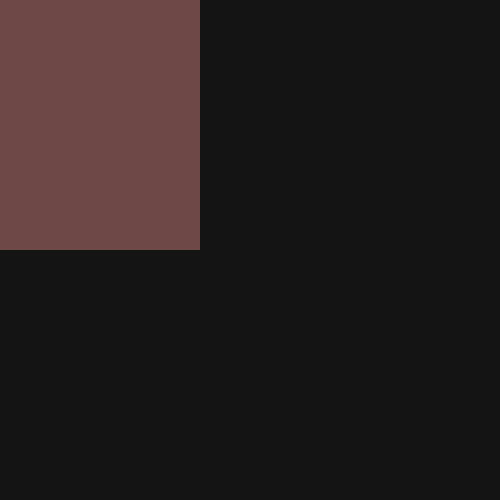
Frame 1 (no input)
Frame 60 (the mouse pressed at the canvas centre just before this capture): identical to frame 1, image omitted
Frame 120 (the mouse held since frame 60 and released just before this capture): identical to frame 1, image omitted

The Processing sketch that drew this single still picture (run headless with seeded random() and noise(); from frame 60 on, the mouse is pressed at the canvas centre):

// Processing sketch: mainButtons01
// ── mainButtons01.pde
//BUTTONS

int amt = 5;

int[] x1= new int[amt];
int[] x2= new int[amt];
int[] y1= new int[amt];
int[] y2= new int[amt];

color[] c = new color[amt];
color onClick;

void setup() {
  size(500, 500);
  background(20);
  rectMode(CORNERS);
  noStroke();

  //create positions for rects
  for (int i =0; i< amt; i++) {
    x1[i] = 0;
    x2[i] = 200;
    y1[i] = 50 *i;
    y2[i] = y1[i] + 50;
    c[i] = color( 250, 150, 150);
  }
}


void draw() {
  background(20);
  onClick = 100;

  int found = -1;//initial value to avoid conflict w array posiitons
  for (int i =0; i< amt; i++) {
    fill(c[i], onClick);
    rect(x1[i], y1[i], x2[i], y2[i]);

    //check mouse over
    if (mouseX>x1[i] && mouseX<x2[i] && mouseY>y1[i] && mouseY<y2[i] ) {//if the mouse position is inside the specific rect. 
      found = i;//select that specific rect
    }
  }

  //check if  is over specific rect
  if (found >=0) {//check if there is a specific rect available.
    if (mousePressed) {
      noFill();
      stroke(250);
      rect(x1[found], y1[found], x2[found], y2[found]);//select the specific rect founded
      noStroke();
    }//close if mousePressed
  }//close if found
}//CLOSE DRAW



/*
     -Educación
 espacio Público
 Privacidad
 Aguas
 Salud
 Patrimonio Público
 Igualdad de Género
 Libertad de Culto
 Derechos Humanos
 Elecciones
 Politicas Públicas
 Emprendimiento
 Sexualidad
 Libertad de Información
 Matrimonio
 Propiedad pirvada
 Acceso a la Información
 Cuidado a la Infancia
 Distribución de la Riqueza
 */
